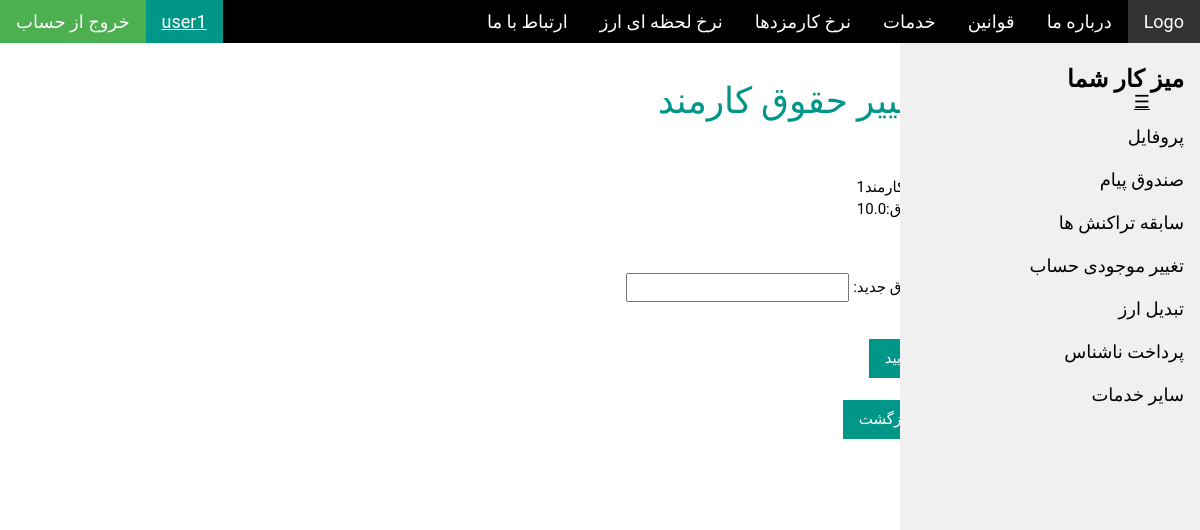
Page /3/change_salaryyy (signed in) on the committed database.
### blog/models.py (models this page shows, shortened)
class Person(models.Model):
    class Meta:
        abstract = True

class MyUser(AbstractBaseUser, Person):
    email = models.EmailField(max_length=254, unique=True, db_index=True , null=False , blank=False)
    name = models.CharField(max_length=50 , null=True, blank=True)
    acc_num =  models.CharField(max_length=30 , null=False, blank=False)
    rial_wallet=models.FloatField(default=0)
    dollar_wallet=models.FloatField(default=0)
    euro_wallet=models.FloatField(default=0)
    salary = models.FloatField(default=0)
    dollor_account =  models.CharField(max_length=30 , null=False);
    euro_account = models.CharField(max_length=30 , null=False)
    status = models.CharField(max_length=10, default="enabled")
    is_active = models.BooleanField(default=True)
    is_admin = models.BooleanField(default=False)
    is_employee = models.BooleanField(default=False)
    objects = MyUserManager()
    USERNAME_FIELD = 'email'
    REQUIRED_FIELDS = []

### blog/views.py (the view)
# urls.py: url(r'^(?P<pke>\d+)/change_salaryyy$', views.bala_change_employee_salary, name='change_empsalary'),
def bala_change_employee_salary(request,pke):
    form = ChangeSalary()
    u = MyUser.objects.get(pk=pke ,  is_employee = True)
    return render(request, 'change_employee_salary.html' ,{'form':form , 'e':u} )

### blog/forms.py
class ChangeSalary(forms.Form):
    new_salary = forms.CharField(max_length=80, widget=forms.NumberInput(), label=u"حقوق جدید")

### blog/templates/change_employee_salary.html (shortened to what this page needs)
<!DOCTYPE html>
{% load static %}
{% if request.user.is_admin %}
{% include "base_manager.html" %}
{% elif request.user.is_employee %}
{% include "base_employee.html" %}
{% else %}
{% include "base_user.html" %}
{% endif %}
<html>
<link rel="stylesheet" type="text/css" href="{% static 'blog/css/index_w3.css' %}" />
<link rel="stylesheet" type="text/css" href="{% static 'blog/css/index_w3-theme-black.css' %}" />
<body>
<div class="w3-main" style="margin-right:250px" dir="rtl">
{% block content %}
	<div class="w3-row w3-padding-large w3-padding-64 w3-container" dir="rtl">
		<h1 class="w3-text-teal">تغییر حقوق کارمند</h1><br>
        <p>
    نام:<label class="uk-width-auto">{{e.name }} </label><br>
      حقوق:<label class="uk-width-auto">{{e.salary }} </label><br>
        </p>
       <form action=" change_salary" method="post">
        <div class="bordered_div">
            <br/>
      {{ form.as_p }}
            <br/>
            <input class="w3-button w3-hover-black w3-teal" type="submit" value="تایید">
        </div>
    </form>
          <br/><a class="w3-button w3-hover-black w3-teal" href="{% url 'employee_list' %}">بازگشت</a>
	</div>
{% endblock %}
</div>
</body>
</html>

### blog/templates/base_user.html (shortened to what this page needs)
<!DOCTYPE html>
{% load static %}
<html>
<link rel="stylesheet" type="text/css" href="{% static 'blog/css/index_w3.css' %}" />
<link rel="stylesheet" type="text/css" href="{% static 'blog/css/index_w3-theme-black.css' %}" />
<body>
<div class="w3-top topnav" >
  <div class="w3-bar w3-theme w3-top w3-left-align w3-large">
    <a href="{% url 'index_user' %}" class="w3-bar-item w3-button w3-theme-l1 w3-right">Logo</a>
    <a href="{% url 'index_user' %}#about" class="w3-bar-item w3-button w3-hide-small w3-hover-white w3-right">درباره ما</a>
	<a href="{% url 'index_user' %}#policy" class="w3-bar-item w3-button w3-hide-small w3-hover-white w3-right">قوانین</a>
    <a href="{% url 'index_user' %}#service" class="w3-bar-item w3-button w3-hide-small w3-hover-white w3-right">خدمات</a>
	<a href="{% url 'index_user' %}#nerkh" class="w3-bar-item w3-button w3-hide-small w3-hover-white w3-right">نرخ کارمزدها</a>
	<a href="{% url 'index_user' %}#nerkh-arz" class="w3-bar-item w3-button w3-hide-small w3-hover-white w3-right">نرخ لحظه ای ارز</a>
	<a href="{% url 'index_user' %}#contact" class="w3-bar-item w3-button w3-hide-small w3-hover-white w3-right">ارتباط با ما</a>
	<a href="{% url 'logout' %}" class="w3-bar-item w3-button w3-hover-green">خروج از حساب</a>
    <a href="#" class="w3-bar-item w3-label w3-teal w3-hover-teal">{{ request.user.name }} </a>
  </div>
</div>
<nav class="w3-sidebar w3-bar-block w3-collapse w3-large w3-theme-l5 w3-animate-right" style="width:25%;right:0"  id="mySidebar">
  <h3 class="w3-bar-item"><b>میز کار شما</b></h3>
  <a class="w3-bar-item w3-button w3-hover-black" href="{% url 'user_profile_edit' %}">پروفایل</a>
  <a class="w3-bar-item w3-button w3-hover-black" href="{% url 'message' %}">صندوق پیام</a>
  <a class="w3-bar-item w3-button w3-hover-black" href="{% url 'usertransactions' pke=user.pk %}">سابقه تراکنش ها</a>
  <a class="w3-bar-item w3-button w3-hover-black" href="{% url 'user_charge' %}">تغییر موجودی حساب</a>
  <a class="w3-bar-item w3-button w3-hover-black" href="{% url 'user_change' %}">تبدیل ارز</a>
  <a class="w3-bar-item w3-button w3-hover-black" href="{% url 'user_unknownpay' %}">پرداخت ناشناس</a>
  <a class="w3-bar-item w3-button w3-hover-black" href="{% url 'user_service' %}">سایر خدمات</a>
 <a style=" float: right; position: fixed; right:50px; top:88px;" href="javascript:void(0);" class="icon" onclick="myFunction()">&#9776;</a>
</nav>
</body>
</html>

### blog/static/blog/css/index_w3.css (style rules this page uses)
html { box-sizing:border-box }
*,*:before,*:after { box-sizing:inherit }
html { -ms-text-size-adjust:100%;-webkit-text-size-adjust:100% }
body { margin:0 }
article,aside,details,figcaption,figure,footer,header,main,menu,nav,section,summary { display:block }
a { background-color:transparent;-webkit-text-decoration-skip:objects }
button,input,select,textarea { font:inherit;margin:0 }
button,input { overflow:visible }
button,html [type=button],[type=reset],[type=submit] { -webkit-appearance:button }
html,body { font-family:Verdana,sans-serif;font-size:15px;line-height:1.5 }
html { overflow-x:hidden }
h1 { font-size:36px; text-align:right }
h3 { font-size:24px; text-align:right }
h1,h2,h3,h4,h5,h6 { font-family:"Segoe UI",Arial,sans-serif;font-weight:400;margin:10px 0 }
a { color:inherit }
.w3-btn,.w3-button { border:none;display:inline-block;padding:8px 16px;vertical-align:middle;overflow:hidden;text-decoration:none;color:inherit;background-color:inherit;text-align:center;cursor:pointer;white-space:nowrap }
.w3-btn,.w3-button { -webkit-touch-callout:none;-webkit-user-select:none;-khtml-user-select:none;-moz-user-select:none;-ms-user-select:none;user-select:none }
.w3-sidebar { height:100%;width:200px;background-color:#fff;position:fixed!important;z-index:1;overflow:auto }
.w3-main,#main { transition:margin-left .4s }
.w3-bar { width:100%;overflow:hidden }
.w3-bar .w3-bar-item { padding:8px 16px;float:left;width:auto;border:none;display:block;outline:0 }
.w3-bar .w3-button { white-space:normal }
.w3-bar-block .w3-bar-item { width:100%;display:block;padding:8px 16px;text-align:right;border:none;white-space:normal;float:none;outline:0 }
.w3-container:after,.w3-container:before,.w3-panel:after,.w3-panel:before,.w3-row:after,.w3-row:before,.w3-row-padding:after,.w3-row-padding:before, .w3-cell-row:before,.w3-cell-row:after,.w3-clear:after,.w3-clear:before,.w3-bar:before,.w3-bar:after { content:"";display:table;clear:both }
@media (min-width:993px) { .w3-sidebar.w3-collapse { display:block!important } }
.w3-top,.w3-bottom { position:fixed;width:100%;z-index:1 }
.w3-top { top:0 }
.w3-container,.w3-panel { padding:0.01em 16px }
.w3-animate-right { position:relative;animation:animateright 0.4s }
.w3-large { font-size:18px!important }
.w3-left-align { text-align:left!important }
.w3-padding-large { padding:12px 24px!important }
.w3-padding-64 { padding-top:64px!important;padding-bottom:64px!important }
.w3-right { float:right!important }
.w3-teal,.w3-hover-teal:hover { color:#fff!important;background-color:#009688!important }
.w3-text-teal,.w3-hover-text-teal:hover { color:#009688!important }

### blog/static/blog/css/index_w3-theme-black.css (style rules this page uses)
.w3-theme-l5 { color:#000 !important; background-color:#f0f0f0 !important }
.w3-theme-l1 { color:#fff !important; background-color:#333333 !important }
.w3-theme { color:#fff !important; background-color:#000000 !important }

### blog/templates/base_user.html (style rules this page uses)
html,body,h1,h2,h3,h4,h5,h6 { font-family: "Roboto","B Nazanin", sans-serif; }
.w3-sidebar { z-index: 3; width: 250px; top: 43px; bottom: 0; height: inherit; }

### blog/templates/change_employee_salary.html (style rules this page uses)
html,body,h1,h2,h3,h4,h5,h6 { font-family: "Roboto","B Nazanin", sans-serif; }
.w3-sidebar { z-index: 3; width: 250px; top: 43px; bottom: 0; height: inherit; }

### rows in the picture
MyUser: user.name "user1"
MyUser: name "کارمند1", salary "10.0"
